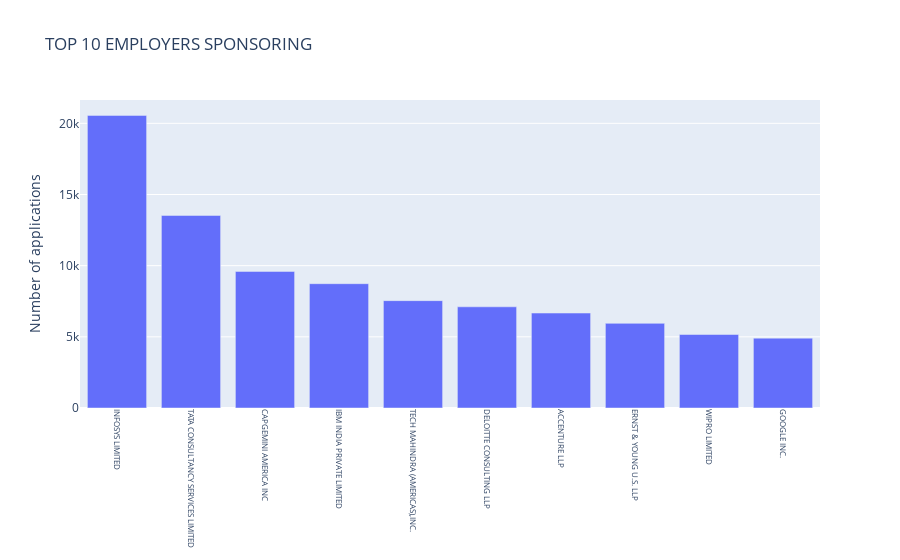

Notebook cell for this chart:
### Markdown cell above
### Question 1: What are the top 10 employers that put in the greatest number of Labor Condition Applications for their H1B candidates in the U.S.?

The first question that comes to everyone's mind when they look at H1B data, is that which companies have the highest number of immigrant workers, which companies are ready to sponsor immigrants. Immigrant workers are on tight immigrantion rules and have to look for employers who can sponsor them. This analysis helps prospective candidates directly find companies they should be targeting to have a prolonged stay in the US. 


We use the EMPLOYER_NAME and a count variables that captures the number of applications filed by each employer. We have visualized this analysis by using a simple bar chart, to understand the frequency of applications among different employers.

### Code cell
df['countvar'] = 1
dftop = df.groupby('EMPLOYER_NAME',as_index=False).count()
dftop = dftop.sort_values('countvar',ascending= False)[['EMPLOYER_NAME','countvar']][0:10]
t1 = go.Bar(x=dftop.EMPLOYER_NAME.values,y=dftop.countvar.values,name='top10')
layout = go.Layout(dict(title= "TOP 10 EMPLOYERS SPONSORING",yaxis=dict(title="Number of applications")))
data = [t1]
fig =go.Figure(data,layout)
fig.update_xaxes(tickangle=90, tickfont=dict(size=8))
iplot(fig)

### Figure 1 — Plotly figure (JSON) as saved in the notebook; plotly's stock layout.template omitted (floating-point values rounded to 4 significant figures)
{"data": [{"name": "top10", "type": "bar", "x": ["INFOSYS LIMITED", "TATA CONSULTANCY SERVICES LIMITED", "CAPGEMINI AMERICA INC", "IBM INDIA PRIVATE LIMITED", "TECH MAHINDRA (AMERICAS),INC.", "DELOITTE CONSULTING LLP", "ACCENTURE LLP", "ERNST & YOUNG U.S. LLP", "WIPRO LIMITED", "GOOGLE INC."], "y": [20557, 13528, 9595, 8734, 7543, 7110, 6671, 5947, 5163, 4909]}], "layout": {"title": {"text": "TOP 10 EMPLOYERS SPONSORING"}, "xaxis": {"tickangle": 90, "tickfont": {"size": 8}}, "yaxis": {"title": {"text": "Number of applications"}}}}
